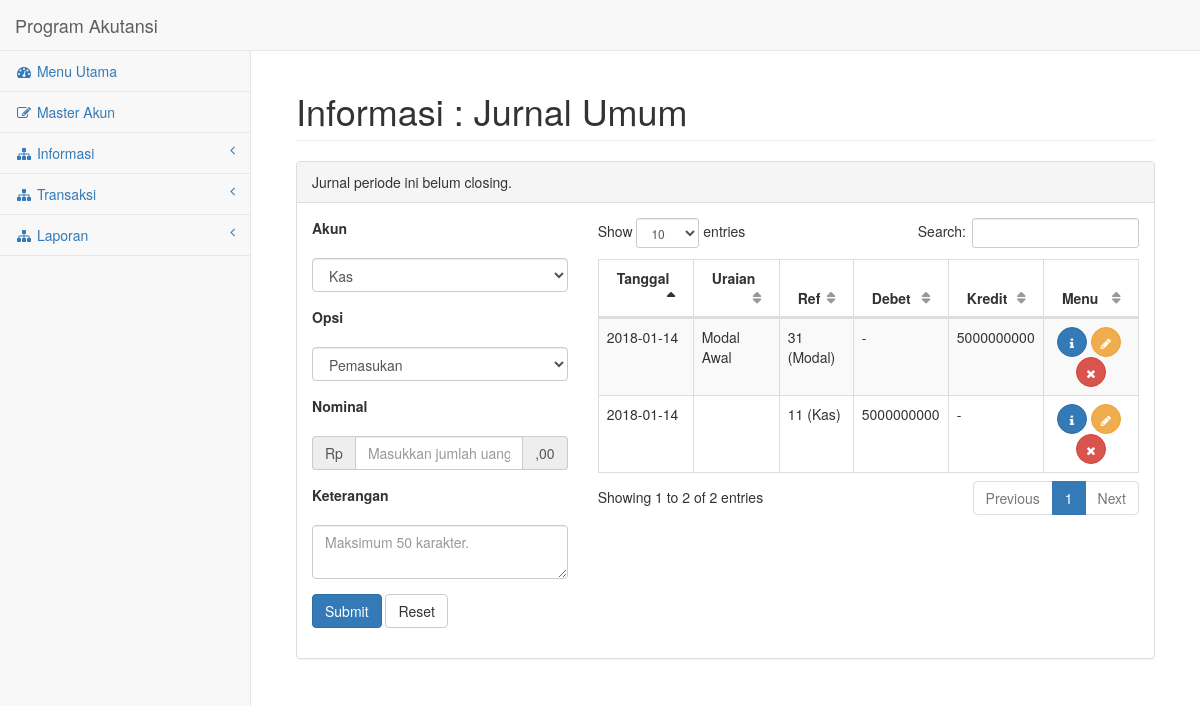
The page /informasi/umum.php on the database its author committed.
### tables this page shows
CREATE TABLE IF NOT EXISTS `periode` (
  `no_periode` int(11) NOT NULL AUTO_INCREMENT,
  `tanggal_mulai` date NOT NULL,
  `tanggal_selesai` date NOT NULL,
  `status_closing` tinyint(4) NOT NULL,
  PRIMARY KEY (`no_periode`)
);

CREATE TABLE IF NOT EXISTS `jurnal` (
  `no_transaksi` int(10) NOT NULL AUTO_INCREMENT,
  `tanggal` date NOT NULL,
  `no_periode` int(11) NOT NULL,
  `no_akun` varchar(2) NOT NULL,
  `nama_akun` varchar(20) NOT NULL,
  `uraian` varchar(50) NOT NULL,
  `debet` float NOT NULL,
  `kredit` float NOT NULL,
  PRIMARY KEY (`no_transaksi`)
);

### config/connect.php (called while the page is built, shortened)
<?php
$host="localhost";
$user="root";
$pass="";
$dbname="siak";
$connect= new mysqli($host,$user,$pass,$dbname);
$periode = mysqli_query($connect,"SELECT * FROM periode WHERE status_closing=0") or die(mysql_error());
while ($row = mysqli_fetch_array($periode)){
    $current_date = date('YYYY-MM-DD');
    $last_date = date('YYYY-MM-DD',strtotime($row['tanggal_selesai']));
    if($current_date >= $last_date){
        $new_periode = "UPDATE periode SET status_closing=1 WHERE tanggal_selesai = '".date('Y-m-d')."';
                        INSERT INTO periode (no_periode, tanggal_mulai, tanggal_selesai, status_closing) VALUES ('','".date('Y-m-d')."','".date('Y-m-d', strtotime('+1 years'))."','0');";
        if(!mysqli_multi_query($connect,$new_periode)){
            echo "DB Error, could not query the database\n";
            echo 'MySQL Error: ' . mysql_error();
            exit;
        }
    }
}
?>

### informasi/umum.php (the view, shortened to what this page needs)
<!DOCTYPE html>
<html lang="en">
<head>
    <link href="../assets/bower_components/bootstrap/dist/css/bootstrap.min.css" rel="stylesheet">
    <link href="../assets/bower_components/metisMenu/dist/metisMenu.min.css" rel="stylesheet">
    <link href="../assets/bower_components/datatables-plugins/integration/bootstrap/3/dataTables.bootstrap.css" rel="stylesheet">
    <link href="../assets/bower_components/datatables-responsive/css/dataTables.responsive.css" rel="stylesheet">
    <link href="../assets/dist/css/sb-admin-2.css" rel="stylesheet">
    <link href="../assets/bower_components/font-awesome/css/font-awesome.min.css" rel="stylesheet" type="text/css">
</head>
<body>
<?php include("../config/connect.php") ?>
<?php
    $periode = mysqli_query($connect,"SELECT * FROM periode ORDER BY no_periode DESC LIMIT 1") or die(mysql_error());
    while ($periode_row = mysqli_fetch_array($periode)){
?>
    <div id="wrapper">
        <?php include('../elements/navbar.php');?>
        <div id="page-wrapper">
            <div class="container-fluid">
                <div class="row">
                    <div class="col-lg-12">
                        <h1 class="page-header">Informasi : Jurnal Umum</h1>
                    </div>
                </div>
                <div class="row">
                    <div class="col-lg-12">
                        <div class="panel panel-default">
                            <div class="panel-heading">
                                <?php
                                    if($row['status_closing'] == 1){
                                        echo 'Jurnal periode ini sudah closing.';
                                    }else{
                                        echo 'Jurnal periode ini belum closing.';
                                    }
                                ?>
                            </div>
                            <div class="panel-body">
                                <div class="row">
                                    <div class="col-lg-4">
                                        <form action="jurnal/insert.php" method="post">
                                        <div class="form-group">
                                            <label for="">Akun</label>
                                        </div>
                                        <div class="form-group">
                                        <?php if($periode_row['status_closing'] == 0){
                                            echo '<select name="no_akun" class="form-control">';
                                        }else{
                                            echo '<select name="no_akun" class="form-control" disabled>';
                                        }
                                        ?>
                                        <?php
                                            $query=mysqli_query($connect,"SELECT * FROM akun WHERE status=1") or die(mysql_error());
                                            while ($row = mysqli_fetch_array($query)){
                                                echo '<option value='.$row['no_akun'].'>'.$row['nama_akun'].'</option>';
                                            }
                                        ?>
                                            </select>
                                        </div>
                                        <div class="form-group">
                                            <label for="">Opsi</label>
                                        </div>
                                        <div class="form-group">
                                        <?php if($periode_row['status_closing'] == 0){
                                            echo '<select name="opsi" class="form-control">';
                                        }else{
                                            echo '<select name="opsi" class="form-control" disabled>';
                                        }
                                        ?>
                                                <option value="1">Pemasukan</option>
                                            </select>
                                        </div>
                                        <div class="form-group">
                                            <label for="">Nominal</label>
                                        </div>
                                        <div class="form-group input-group">
                                            <span class="input-group-addon">Rp</span>
                                            <?php if($periode_row['status_closing'] == 0){
                                                echo '<input type="text" name="nominal" class="form-control" placeholder="Masukkan jumlah uang" onkeypress="return event.charCode >= 48 && event.charCode <= 57">';
                                            }else{
                                                echo '<input type="text" name="nominal" class="form-control" placeholder="Masukkan jumlah uang" onkeypress="return event.charCode >= 48 && event.charCode <= 57"  disabled>';
                                            }
                                            ?>
                                            <span class="input-group-addon">,00</span>
                                        </div>
                                        <div class="form-group">
                                            <label for="">Keterangan</label>
                                        </div>
                                        <div class="form-group">
                                        <?php if($periode_row['status_closing'] == 0){
                                            echo '<textarea name="keterangan" class="form-control" placeholder="Maksimum 50 karakter."></textarea>';
                                        }else{
                                            echo '<textarea name="keterangan" class="form-control" placeholder="Maksimum 50 karakter." disabled></textarea>';
                                        }
                                        ?>
                                        </div>
                                        <div class="form-group">
                                        <?php if($periode_row['status_closing'] == 0){
                                            echo '<input type="submit" class="btn btn-primary" value="Submit">
                                            <input type="reset" class="btn btn-default" value="Reset">';
                                        }else{
                                            echo '<input type="submit" class="btn btn-primary" value="Submit" disabled>
                                            <input type="reset" class="btn btn-default" value="Reset" disabled>';
                                        }
                                        ?>
                                        </div>
                                        </form>
                                    </div>
                                    <div class="col-lg-8">
                                        <div class="dataTable_wrapper">
                                            <table class="table table-striped table-bordered table-hover" id="dataTables-example">
                                                <thead>
                                                    <tr>
                                                        <th>Tanggal</th>
                                                        <th>Uraian</th>
                                                        <th>Ref</th>
                                                        <th>Debet</th>
                                                        <th>Kredit</th>
                                                        <?php
                                                        if($periode_row['status_closing'] == 0){
                                                            echo '<th>Menu</th>';
                                                        }
                                                        ?>
                                                    </tr>
                                                </thead>
                                                <tbody>
                                                <?php
                                                        $query=mysqli_query($connect,"select * from jurnal") or die(mysql_error());
                                                        while ($row = mysqli_fetch_array($query))
                                                        {
                                                            echo  "<tr>";
                                                            echo "<td>".$row['tanggal']."</td>";
                                                            echo "<td>".$row['uraian']."</td>";
                                                            echo "<td>".$row['no_akun']." (".$row['nama_akun'].")</td>";
                                                            if($row['debet'] != 0){
                                                                echo "<td>".$row['debet']."</td>";
                                                            }else{
                                                                echo "<td>-</td>";
                                                            }
                                                            if($row['kredit'] != 0){
                                                                echo "<td>".$row['kredit']."</td>";
                                                            }else{
                                                                echo "<td>-</td>";
                                                            }
                                                            if($periode_row['status_closing'] == 0){
                                                            echo "<td align='center'>";
                                                                echo "<a class='btn btn-primary btn-circle' href='jurnal/info.php?no_transaksi=".$row['no_transaksi']."'><i class='fa fa-info' aria-hidden='true'></i></a>&nbsp;";
                                                                echo "<a class='btn btn-warning btn-circle' href='jurnal/edit.php?no_transaksi=".$row['no_transaksi']."' data-toggle='modal' data-target='#EditForm'><i class='fa fa-pencil' aria-hidden='true'></i></a>&nbsp;";
                                                                echo "<a class='btn btn-danger btn-circle' href='jurnal/delete.php?no_transaksi=".$row['no_transaksi']."'><i class='fa fa-close' aria-hidden='true'></i></a>";
                                                            echo "</td>";
                                                            }
                                                            echo  "</tr>";
                                                        }
                                                        ?>
                                                </tbody>
                                            </table>
                                        </div>
                                    </div>
                                <?php } ?>
                                </div>
                            </div>
                        </div>
                    </div>
                </div>
            </div>
        </div>
    </div>
</body>
</html>

### elements/navbar.php (shortened to what this page needs)
<nav class="navbar navbar-default navbar-static-top" role="navigation" style="margin-bottom: 0">
            <div class="navbar-header">
                <a class="navbar-brand" href="index.html">Program Akutansi</a>
            </div>
            <?php include('sidebar.php'); ?>
        </nav>

### elements/sidebar.php (shortened to what this page needs)
<div class="navbar-default sidebar" role="navigation">
                <div class="sidebar-nav navbar-collapse">
                    <ul class="nav" id="side-menu">
                        <li>
                            <a href="http://localhost/siak/index.php"><i class="fa fa-dashboard fa-fw"></i> Menu Utama</a>
                        </li>
                        <li>
                            <a href="http://localhost/siak/master_akun.php"><i class="fa fa-edit fa-fw"></i> Master Akun</a>
                        </li>
                        <li>
                            <a href="#"><i class="fa fa-sitemap fa-fw"></i> Informasi<span class="fa arrow"></span></a>
                        </li>
                        <li>
                            <a href="#"><i class="fa fa-sitemap fa-fw"></i> Transaksi<span class="fa arrow"></span></a>
                        </li>
                        <li>
                            <a href="#"><i class="fa fa-sitemap fa-fw"></i> Laporan<span class="fa arrow"></span></a>
                        </li>
                    </ul>
                </div>
            </div>

### rows shown on the page
periode: status_closing "Menu"
jurnal: tanggal "2018-01-14", uraian "Modal Awal", no_akun "31", nama_akun "Modal", kredit "5000000000"
jurnal: tanggal "2018-01-14", no_akun "11", nama_akun "Kas", debet "5000000000"

### other values the page prints
form field no_akun "Kas"
